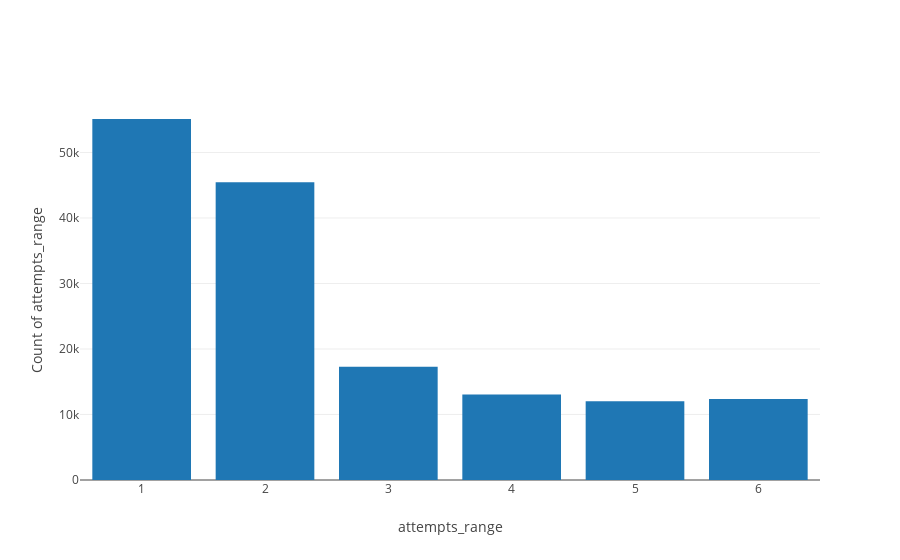

The notebook cell saved with this chart:
### Code cell
temp = dataset['attempts_range'].value_counts().sort_values(ascending=False)

trace = go.Bar(
    x = temp.index,
    y = (temp)
)
data = [trace]
layout = go.Layout(
    title = "",
    xaxis=dict(
        title='attempts_range'
    ),
    yaxis=dict(
        title='Count of attempts_range'
        )
)

fig = go.Figure(data=data, layout=layout)
py.iplot(fig)

### Figure 1 — Plotly figure (JSON) as saved in the notebook; plotly's stock layout.template omitted (floating-point values rounded to 4 significant figures)
{"data": [{"type": "bar", "uid": "23cf7634-0ab0-442b-9e62-b5fd1174044b", "x": [1, 2, 3, 4, 6, 5], "y": [55110, 45465, 17283, 13052, 12352, 12033]}], "layout": {"title": {"text": ""}, "xaxis": {"title": {"text": "attempts_range"}}, "yaxis": {"title": {"text": "Count of attempts_range"}}}}
